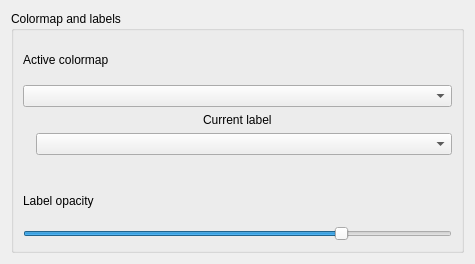
<?xml version="1.0" encoding="UTF-8"?>
<ui version="4.0">
 <class>ColormapWidget</class>
 <widget class="QWidget" name="ColormapWidget">
  <property name="geometry">
   <rect>
    <x>0</x>
    <y>0</y>
    <width>475</width>
    <height>264</height>
   </rect>
  </property>
  <property name="windowTitle">
   <string>LabelWidget</string>
  </property>
  <layout class="QVBoxLayout" name="verticalLayout_2">
   <item>
    <widget class="QGroupBox" name="groupBox">
     <property name="title">
      <string>Colormap and labels</string>
     </property>
     <layout class="QVBoxLayout" name="verticalLayout">
      <item>
       <widget class="QLabel" name="label_3">
        <property name="text">
         <string>Active colormap</string>
        </property>
       </widget>
      </item>
      <item>
       <widget class="QComboBox" name="colormapComboBox"/>
      </item>
      <item>
       <layout class="QHBoxLayout" name="LabelChooser">
        <item>
         <layout class="QVBoxLayout" name="leftLabel">
          <item alignment="Qt::AlignHCenter|Qt::AlignTop">
           <widget class="QLabel" name="currentLabelLeft">
            <property name="text">
             <string>Current label</string>
            </property>
           </widget>
          </item>
          <item>
           <layout class="QHBoxLayout" name="horizontalLayout">
            <property name="topMargin">
             <number>0</number>
            </property>
            <item>
             <widget class="QLabel" name="labelIndicator">
              <property name="styleSheet">
               <string notr="true">border-color: rgb(0, 0, 0);
border-size: 1px;</string>
              </property>
              <property name="text">
               <string/>
              </property>
             </widget>
            </item>
            <item>
             <widget class="QComboBox" name="leftComboBox">
              <property name="sizePolicy">
               <sizepolicy hsizetype="MinimumExpanding" vsizetype="Fixed">
                <horstretch>0</horstretch>
                <verstretch>0</verstretch>
               </sizepolicy>
              </property>
              <property name="insertPolicy">
               <enum>QComboBox::InsertAtBottom</enum>
              </property>
              <property name="sizeAdjustPolicy">
               <enum>QComboBox::AdjustToContents</enum>
              </property>
             </widget>
            </item>
           </layout>
          </item>
          <item alignment="Qt::AlignHCenter|Qt::AlignTop">
           <widget class="QLabel" name="lblLeftLabelName">
            <property name="text">
             <string/>
            </property>
           </widget>
          </item>
         </layout>
        </item>
       </layout>
      </item>
      <item>
       <widget class="QLabel" name="label_4">
        <property name="text">
         <string>Label opacity</string>
        </property>
       </widget>
      </item>
      <item>
       <widget class="QSlider" name="opacitySlider">
        <property name="maximum">
         <number>100</number>
        </property>
        <property name="value">
         <number>75</number>
        </property>
        <property name="orientation">
         <enum>Qt::Horizontal</enum>
        </property>
       </widget>
      </item>
     </layout>
    </widget>
   </item>
  </layout>
 </widget>
 <resources/>
 <connections/>
</ui>
